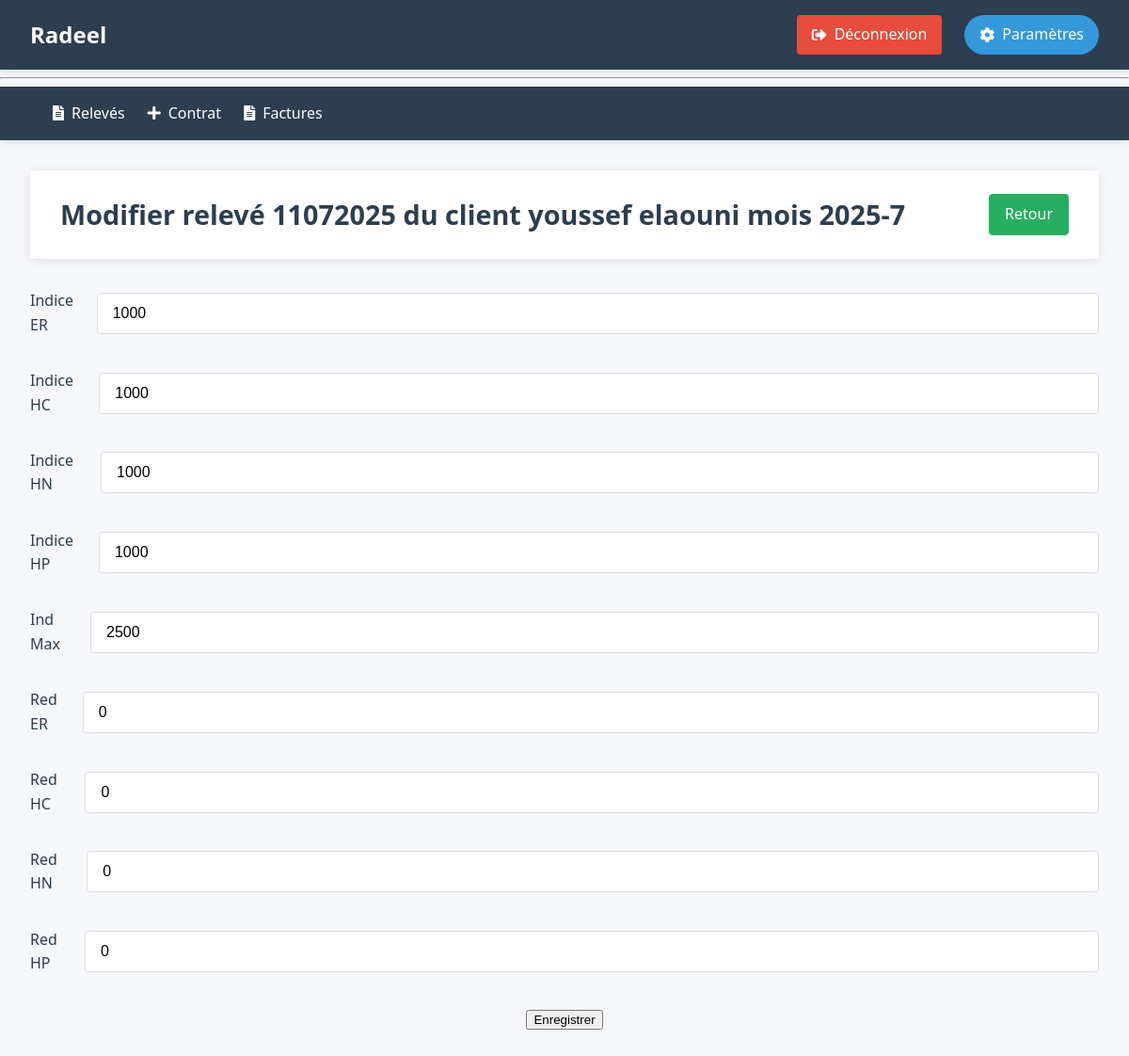
Screenshot of /11072025/modifier (signed in) with the database file from the repository.
### tables this page shows
CREATE TABLE releves (
    id TEXT PRIMARY KEY NOT NULL,
    Nr_contrat INTEGER NOT NULL,
    mois INTEGER CHECK (mois BETWEEN 1 AND 12),
    annee INTEGER ,
    IER INTEGER CHECK(IER >= 0),-- Indicateur d'energie reactif
    IEA_HC INTEGER CHECK(IEA_HC >= 0),-- Indicateur d'energie active en heures creuses
    IEA_HN INTEGER CHECK(IEA_HN >= 0),-- Indicateur d'energie active en heures normales
    IEA_HP INTEGER CHECK(IEA_HP >= 0),-- Indicateur d'energie active en heures pleines
    RED_ER INTEGER DEFAULT 0,--Redressement d'energie reactif
    RED_EA_HC INTEGER DEFAULT 0,--Redressement d'energie active en heures creuses
    RED_EA_HN INTEGER DEFAULT 0,--Redressement d'energie active en heures normales
    RED_EA_HP INTEGER DEFAULT 0 ,--Redressement d'energie active en heures pleines
    IMAX INTEGER CHECK(IMAX >= 0),--Indicateur de maximum KW
    statut TEXT DEFAULT 'invalide' CHECK(statut IN ('valide', 'invalide')),
    FOREIGN KEY (Nr_contrat) REFERENCES contrats(Nr_contrat) ON DELETE CASCADE
    --UNIQUE(Nr_contrat, mois, annee) -- Assure qu'il n'y a qu'un relevé par mois et par contrat
);

CREATE TABLE contrats (
    Nr_contrat INTEGER PRIMARY KEY ,
    nom_abonne TEXT NOT NULL,
    Adresse TEXT NOT NULL,
    date_contrat DATE NOT NULL DEFAULT CURRENT_DATE,
    Secteur INTEGER NOT NULL,
    Puissance_souscrite INTEGER NOT NULL CHECK(Puissance_souscrite > 0),
    Puissance_installee INTEGER NOT NULL CHECK(Puissance_installee > 0),
    type_installation INTEGER NOT NULL CHECK(type_installation IN (1, 2, 12)),
    statut TEXT NOT NULL DEFAULT 'actif' CHECK(statut IN ('actif', 'resile', 'suspendu'))
);

### radeel/releve.py (the view, shortened to what this page needs)
@br.route("/<id>/modifier", methods=["GET", "POST"])
def modifier(id):
    db = get_db()
    releve = db.execute("""
        SELECT r.*, c.nom_abonne
        FROM releves r
        JOIN contrats c ON c.Nr_contrat = r.Nr_contrat
        WHERE r.id= ? """, (id,)).fetchone()
    if  releve is None:
        flash("Relevé non trouvé.", "error")
        return redirect(url_for('releve.index'))
    mois = f"{releve['annee']}-{releve['mois']}"
    return render_template('releves/modifier.html', releve = releve , mois=mois)

### radeel/auth.py (called while the page is built)
@bp.before_app_request
def load_logged_in_user():
    user_id = session.get('user_id')
    if user_id is None:
        g.user = None
    else:
        g.user = get_db().execute(
            'SELECT * FROM user WHERE id = ?', (user_id,)
        ).fetchone()

def login_required(view):
    @functools.wraps(view)
    def wrapped_view(**kwargs):
        if not session.get('authenticated'):
            return redirect(url_for('auth.login'))
        return view(**kwargs)
    return wrapped_view

### radeel/db.py (called while the page is built)
def get_db():
    if 'db' not in g:
        g.db = sqlite3.connect(
            current_app.config['DATABASE'],
            detect_types=sqlite3.PARSE_DECLTYPES
        )
        g.db.execute("PRAGMA foreign_keys = ON;")
        g.db.row_factory = sqlite3.Row
    return g.db

### radeel/releve.py (called while the page is built)
@br.before_request
@login_required
def before_request():
    pass

### radeel/templates/releves/modifier.html
{% extends 'base.html' %}
{% block header %}
    <h1>Modifier relevé {{ releve.id }} du client {{ releve.nom_abonne }} mois {{ mois }}</h1>
    <a href="{{ url_for('releve.afficher', mois=mois) }}" class="btn btn-success">Retour </a>
{% endblock %}
{% block content %}
    <form style="text-align: center;" method="post">
        <div class="form-group">
        <label>Indice ER <input type="number" name="indice_ER" value="{{ releve.IER or '' }}" ></label><br>
        </div>
        <div class="form-group">
        <label>Indice HC <input type="number" name="indice_HC" value="{{ releve.IEA_HC or '' }}" ></label><br>
        </div>
        <div class="form-group">
        <label>Indice HN <input type="number" name="indice_HN" value="{{ releve.IEA_HN or '' }}" ></label><br>
        </div>
        <div class="form-group">
        <label>Indice HP <input type="number" name="indice_HP" value="{{ releve.IEA_HP or '' }}" ></label><br>
        </div>
        <div class="form-group">
        <label>Ind Max <input type="number" name="Indic_max" value="{{ releve.IMax or '' }}"></label><br>
        </div>
        <div class="form-group">
        <label>Red ER <input type="number" name="Red_ER" value="{{ releve.Red_ER or '0' }}" ></label><br>
        </div>
        <div class="form-group">
        <label>Red HC <input type="number" name="Red_HC" value="{{ releve.Red_EA_HC or '0' }}" ></label><br>
        </div>
        <div class="form-group">
        <label>Red HN <input type="number" name="Red_HN" value="{{ releve.Red_EA_HN or '0' }}" ></label><br>
        </div>
        <div class="form-group">
        <label>Red HP <input type="number" name="Red_HP" value="{{ releve.Red_EA_HP or '0' }}" ></label><br>
        </div>
        <button type="submit">Enregistrer</button>
    </form>
{% endblock %}

### radeel/static/style.css (style rules this page uses)
:root { --primary-color: #2c3e50; --secondary-color: #3498db; --accent-color: #e74c3c; --light-color: #ecf0f1; --dark-color: #2c3e50; --success-color: #27ae60; --warning-color: #f39c12; --text-color: #333; --text-light: #95a5a6; --border-radius: 4px; --box-shadow: 0 2px 10px rgba(0, 0, 0, 0.1); --transition: all 0.3s ease; }
body { font-family: 'Segoe UI', Tahoma, Geneva, Verdana, sans-serif; line-height: 1.6; color: var(--text-color); background-color: #f5f7fa; padding: 0; margin: 0; }
header h1 { margin: 0; color: var(--dark-color); font-size: 1.8rem; }
.btn { display: inline-block; padding: 0.5rem 1rem; border-radius: var(--border-radius); text-decoration: none; font-weight: 500; transition: all 0.3s ease; }
.btn-success { background-color: var(--success-color); color: white; border: 1px solid var(--success-color); }
body { font-family: 'Segoe UI', Tahoma, Geneva, Verdana, sans-serif; line-height: 1.6; color: var(--text-color); background-color: #f5f7fa; margin: 0; padding: 0; min-height: 100vh; }
.form-group { text-align: left; }
.form-group label { display: block; margin-bottom: 0.5rem; font-weight: 500; color: var(--dark-color); display: flex; align-items: center; gap: 0.5rem; }
.form-group input { width: 100%; padding: 0.75rem 1rem; border: 1px solid #ddd; border-radius: var(--border-radius); font-size: 1rem; transition: var(--transition); }

### rows the page displays
releves: id "11072025", indice_ER "1000", indice_HC "1000", indice_HN "1000", indice_HP "1000", Indic_max "2500", Red_ER "0", Red_HC "0", Red_HN "0", Red_HP "0"
contrats: nom_abonne "youssef elaouni"

### other values shown
{{ mois }} "2025-7"
